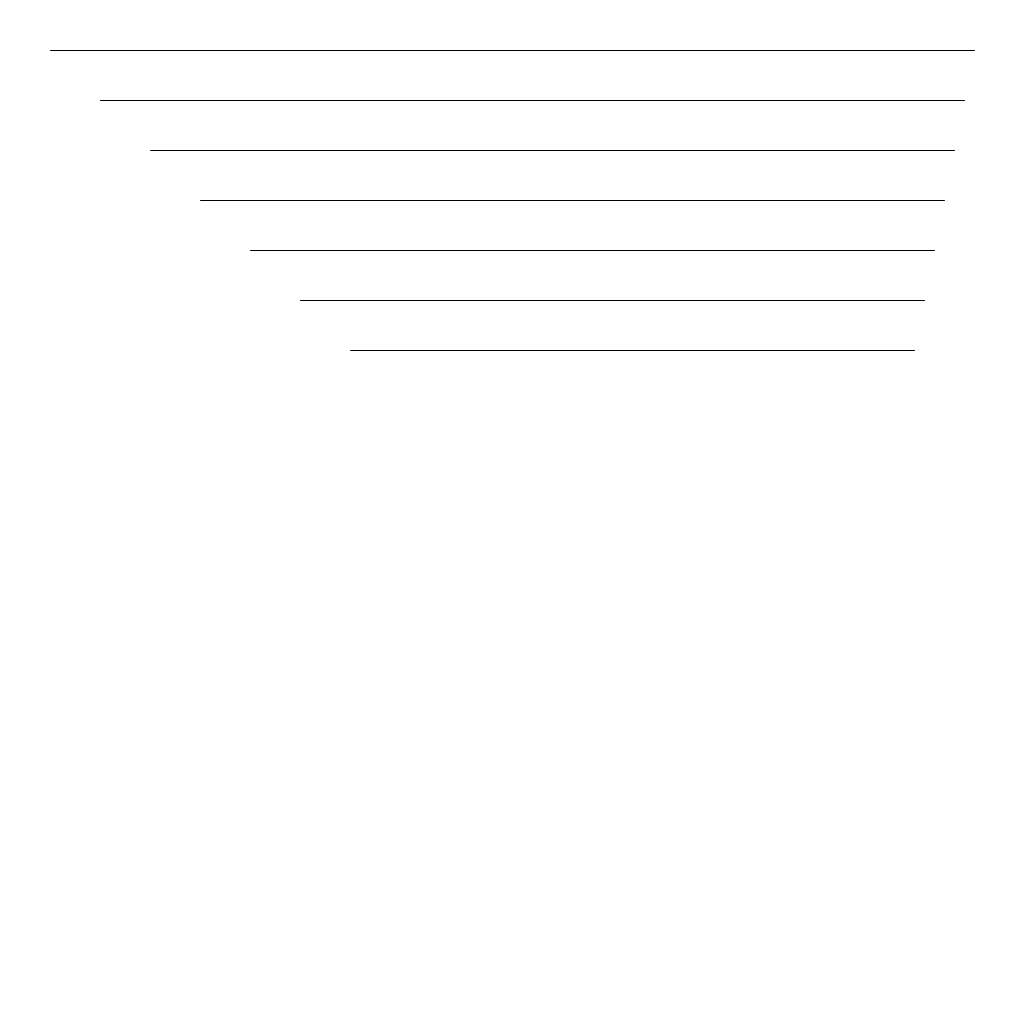
Frame 1 (no input)
Frame 60 (the mouse pressed at the canvas centre just before this capture): identical to frame 1, image omitted
Frame 120 (the mouse held since frame 60 and released just before this capture): identical to frame 1, image omitted

The Processing sketch that drew this single still picture (run headless with seeded random() and noise(); from frame 60 on, the mouse is pressed at the canvas centre):

// Processing sketch: demo_240223a_variables
// ── demo_240223a_variables.pde
// 1 + 2: declare and initialize
int leftMargin;
int rightMargin;

void setup(){
  size(1024, 1024);
  
}

void draw(){
  background(255);
  
  leftMargin = 50;
  rightMargin = width - 50;
  int leftMarginStep = 50;
  int rightMarginStep = -10;
  int spaceBetweenLines = 50;
  
  translate(0, spaceBetweenLines);
  line(leftMargin, 0, rightMargin, 0);
  leftMargin += leftMarginStep;
  rightMargin += rightMarginStep;
  
  translate(0, spaceBetweenLines);
  line(leftMargin, 0, rightMargin, 0);
  leftMargin += leftMarginStep;
  rightMargin += rightMarginStep;
  
  translate(0, spaceBetweenLines);
  line(leftMargin, 0, rightMargin, 0);
  leftMargin += leftMarginStep;
  rightMargin += rightMarginStep;
  
  translate(0, spaceBetweenLines);
  line(leftMargin, 0, rightMargin, 0);
  leftMargin += leftMarginStep;
  rightMargin += rightMarginStep;
  
  translate(0, spaceBetweenLines);
  line(leftMargin, 0, rightMargin, 0);
  leftMargin += leftMarginStep;
  rightMargin += rightMarginStep;
  
  translate(0, spaceBetweenLines);
  line(leftMargin, 0, rightMargin, 0);
  leftMargin += leftMarginStep;
  rightMargin += rightMarginStep;
  
  translate(0, spaceBetweenLines);
  line(leftMargin, 0, rightMargin, 0);
  leftMargin += leftMarginStep;
  rightMargin += rightMarginStep;
  
}
